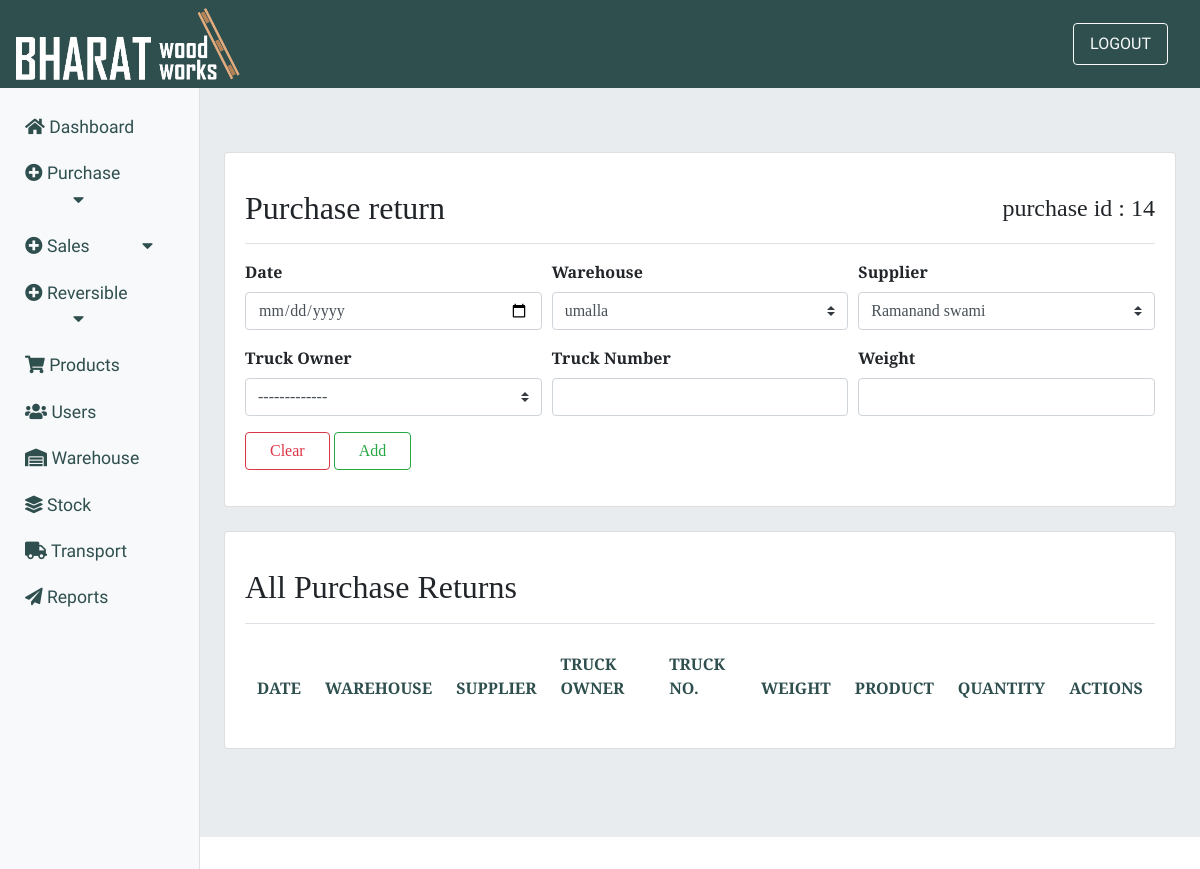
The app's page /purchasereturn/14 (signed in) with its own data.
### purchase/models.py (models this page shows)
class Purchase(models.Model):
    alphanumeric = RegexValidator(r'^[0-9a-zA-Z]', 'Only alphanumeric characters are allowed.')
    purchase_date = models.DateField()
    warehouse = models.ForeignKey(Warehouse,on_delete=models.DO_NOTHING)
    supplier = models.ForeignKey(Supplier,on_delete=models.DO_NOTHING)
    truck_owner = models.ForeignKey(Transportation,on_delete=models.DO_NOTHING,null=True)
    truck_no = models.CharField(max_length=50, blank=True, null=True, validators=[alphanumeric])
    weight   = models.CharField(max_length=30,null=True)
    def __str__(self):
        return str(self.id)

class Warehouse(models.Model):
    warehouse_name = models.CharField(max_length=30)
    area = models.ForeignKey(Area,on_delete=models.DO_NOTHING,null=True,blank=False)
    is_active = models.BooleanField(default=True)
    def __str__(self):
        return self.warehouse_name

class Supplier(models.Model):
    alphanumeric = RegexValidator(r'^[0-9a-zA-Z]*$', 'Only alphanumeric characters are allowed.')
    supplier_name = models.CharField(max_length=40,blank=True)
    mobile     = models.CharField(max_length=13,blank=True)
    address     = models.TextField(max_length=70)
    area = models.ForeignKey(Area,on_delete=models.DO_NOTHING,null=True,blank=False)
    gst_no = models.CharField(max_length=50, blank=True, null=True, validators=[alphanumeric])
    is_active       = models.BooleanField(default=True)
    def __str__(self):
        return self.supplier_name

### purchase/views.py (the view, shortened to what this page needs)
# urls.py: path('purchasereturn/<id>', views.purchasereturn, name='purchasereturn'),
@login_required(login_url='login')
def purchasereturn(request, id):
    purchaseObj = Purchase.objects.get(id=id)
    pr = PurchaseReturn.objects.filter(purchase=purchaseObj)
    prhp = Purchase_Return_has_Product.objects.all()
    truck_own = Transportation.objects.all()
    context = {'pid': purchaseObj, 't1': truck_own, 'prhp': prhp, 'pr': pr}
    return render(request, 'purchase/purchasereturn.html', context)

### purchase/templates/purchase/purchasereturn.html (shortened to what this page needs)
{% extends 'inventory/main.html' %}
{% block content %}
<div class="card mb-4">
    <div class="card-body">
        <div
            class="d-flex justify-content-between flex-wrap flex-md-nowrap align-items-center pt-3 pb-2 mb-3 border-bottom">
            <h1 class="h2">Purchase return </h1>
            <h4>purchase id : {{ pid  }}</h3>
        </div>
        <form method="POST">
            <div class="form-row">
                <div class="col-sm-4 mb-3">
                    <label class="font-weight-bold">Date</label>
                    <input type="date" name="purchase_return_date" class="form-control" required>
                </div>
                <div class="col-sm-4 mb-3">
                    <label class="font-weight-bold">Warehouse</label>
                    <select class="custom-select" name="warehouse">
                        <option value="{{ pid.warehouse }}" selected>{{ pid.warehouse }}</option>
                    </select>
                </div>
                <div class="col-sm-4 mb-3">
                    <label class="font-weight-bold">Supplier</label>
                    <select class="custom-select" name="supplier">
                        <option value="{{ pid.supplier }}" selected>{{ pid.supplier }}</option>
                    </select>
                </div>
            </div>
            <div class="form-row">
                <div class="col-sm-4 mb-3">
                    <label class="font-weight-bold">Truck Owner</label>
                    <select class="custom-select" name="truck_owner">
                        <option>------------- </option>
                    </select>
                </div>
                <div class="col-sm-4 mb-3">
                    <label class="font-weight-bold">Truck Number</label>
                    <input type="text" name="truck_no" class="form-control">
                </div>
                <div class="col-sm-4 mb-3">
                    <label class="font-weight-bold">Weight</label>
                    <input type="text" name="weight" class="form-control">
                </div>
            </div>
            <button class="btn btn-outline-danger mb-3 px-4" type="reset">Clear</button>
            <button class="btn btn-outline-success mb-3 px-4" type="submit">Add</button>
        </form>
    </div>
</div>
<div class="card mb-4">
    <div class="card-body">
        <div
            class="d-flex justify-content-between flex-wrap flex-md-nowrap align-items-center pt-3 pb-2 mb-3 border-bottom">
            <h1 class="h2">All Purchase Returns</h1>
        </div>
        <table class="table table-striped table-borderless">
            <thead>
                <tr>
                    <th>DATE</th>
                    <th>WAREHOUSE</th>
                    <th>SUPPLIER</th>
                    <th>TRUCK OWNER</th>
                    <th>TRUCK NO.</th>
                    <th>WEIGHT</th>
                    <th>PRODUCT</th>
                    <th>QUANTITY</th>
                    <th>ACTIONS</th>
                </tr>
            </thead>
        </table>
    </div>
</div>
{% endblock %}

### static/css/dashboard.css (style rules this page uses)
:root { --Sniglet-font: "Sniglet", cursive; --Rubik: "Rubik", cursive; --Patua: "Patua One", cursive; --Lobster: "lobster", cursive; --Merriweather: "Merriweather Sans", cursive; --light-black: #2e2c2caf; --bggradient: linear-gradient(to bottom, #ff5733, #ffffff); --light-gray: rgba(255, 255, 255, 0.877); }
tr, td { color: darkslategrey; }

### records on screen
Purchase: id "14", warehouse "umalla", supplier "Ramanand swami"
